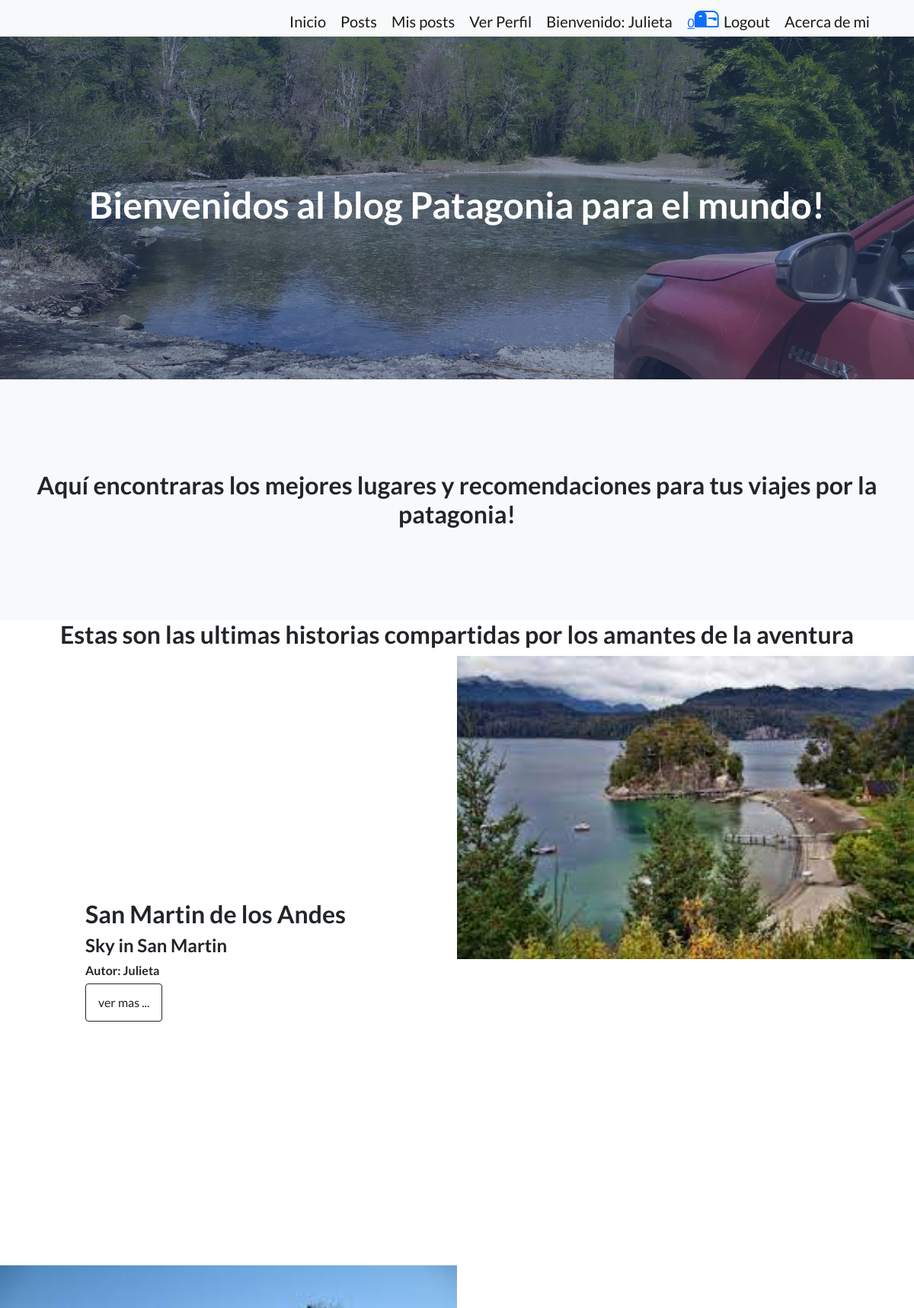
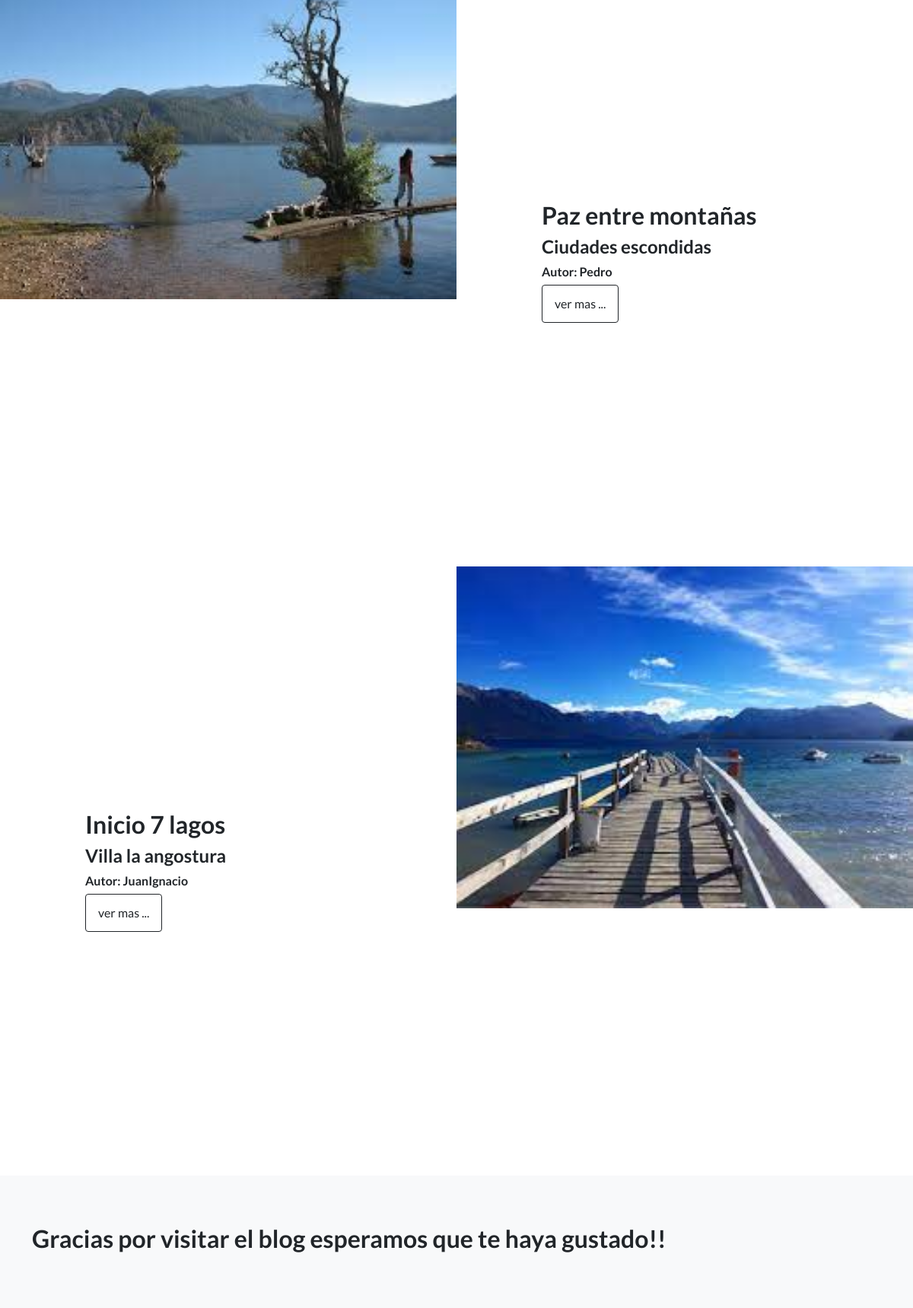
The app's page /AppUser/ (signed in) with its own data (2 pictures, top to bottom).
### AppContenido/models.py (models this page shows, shortened)
class Post(models.Model):
    titulo=models.CharField(max_length=50)
    subtitulo=models.CharField(max_length=100)
    cuerpo = RichTextField()
    autor=models.CharField(max_length=50)
    fechaCreacion=models.DateTimeField()
    fechaModificacion=models.DateTimeField()
    imagen=models.ImageField(upload_to='posteos')
    user=models.ForeignKey(User,on_delete=models.CASCADE)

### AppUser/views.py (the view)
# urls.py: path('', inicio ,name='inicio'),
def inicio(request):
    todosPost=Post.objects.order_by('-fechaModificacion')
    cantidad=len(buscarmensaje(request)[0])
    mensajeIntermedio='Aquí encontraras los mejores lugares y recomendaciones para tus viajes por la patagonia!'
    try:
       return render (request,'inicio.html',{'mensajeIntermedio':mensajeIntermedio,'todosPost':todosPost,'avatar':obtener_avatar(request),'mensaje':'Estas son las ultimas historias compartidas por los amantes de la aventura','cantidad':cantidad})
    except:
        return render (request,'inicio.html',{'mensajeIntermedio':mensajeIntermedio,'todosPost':todosPost,'mensaje':'Te invitamos a que te registres para poder compartir tus historias'})

### AppUser/views.py (called while the page is built)
def obtener_avatar(request):
    lista=Perfil.objects.filter(user=request.user)
    if len(lista)!=0:
        url_avatar=lista[0].imagen.url
    else:
        url_avatar='/media/avatars/avatar_defecto.jpg'
    return url_avatar

def buscarmensaje(request):
    nuevos_mensajes=[]
    mensajesAntiguos=[]
    usuario=request.user
    mensajes=Mensajes.objects.filter(receptor=usuario)
    mensajesEnviados=Mensajes.objects.filter(emisor=usuario)
    for item in mensajes:
        if not item.leido:
            nuevos_mensajes.append(item)
        else:
            mensajesAntiguos.append(item)
    return nuevos_mensajes,mensajesAntiguos,mensajesEnviados

### AppUser/Template/inicio.html (shortened to what this page needs)
{% extends "header.html" %}
{% load static %}
{% block Page_heading %}
    <h1>Bienvenidos al blog Patagonia para el mundo! </h1>
{% endblock %}
{% block intermedio %}
<h2>{{ mensajeIntermedio}} </h2>
{% endblock %}
{% block prepost %}
<h2>{{ mensaje }}</h2>
{% endblock %}
{% block Post %}
<section class="showcase">
    <div class="container-fluid p-0">
        <div class="row g-0">
            <div class="col-lg-6 order-lg-2 text-white showcase-img" style="background-image: url(  /media/{{ todosPost.0.imagen }} )"></div>
            <div class="col-lg-6 order-lg-1 my-auto showcase-text">
                    <h2>{{ todosPost.0.titulo }}  </h2>
                    <h4>{{ todosPost.0.subtitulo }}</h4>
                    <h6>Autor: {{ todosPost.0.autor }} </h6>
                    {% if user.is_authenticated %}
                    <a class="btn btn-outline-dark" href="{% url 'leerPost' todosPost.0.id %}"> ver mas ... </a>
                    {% else %}
                    <a class="navbar-brand" href="{% url 'login' %}">Ingresa para continuar</a>
                    <h6></h6>
                    <h6>O bien....</h6>
                    <a class="navbar-brand" href="{% url 'registro' %}">Registrate para continuar</a>
                    {% endif %}
            </div>
        </div>
        <div class="row g-0">
            <div class="col-lg-6 text-white showcase-img" style="background-image: url(  /media/{{ todosPost.1.imagen }} )"></div>
            <div class="col-lg-6 my-auto showcase-text">
                <h2>{{ todosPost.1.titulo }}  </h2>
                <h4>{{ todosPost.1.subtitulo }}</h4>
                <h6>Autor: {{ todosPost.1.autor }} </h6>
                {% if user.is_authenticated %}
                <a class="btn btn-outline-dark" href="{% url 'leerPost' todosPost.1.id %}"> ver mas ... </a>
                {% else %}
                <a class="navbar-brand" href="{% url 'login' %}">Ingresa para continuar</a>
                <h6></h6>
                <h6>O bien....</h6>
                <a class="navbar-brand" href="{% url 'registro' %}">Registrate para continuar</a>
                {% endif %}
            </div>
        </div>
        <div class="row g-0">
            <div class="col-lg-6 order-lg-2 text-white showcase-img" style="background-image: url(  /media/{{ todosPost.2.imagen }} )"></div>
            <div class="col-lg-6 order-lg-1 my-auto showcase-text">
                <h2>{{ todosPost.2.titulo }}  </h2>
                <h4>{{ todosPost.2.subtitulo }}</h4>
                <h6>Autor: {{ todosPost.2.autor }} </h6>
                {% if user.is_authenticated %}
                <a class="btn btn-outline-dark" href="{% url 'leerPost' todosPost.2.id %}"> ver mas ... </a>
                {% else %}
                <a class="navbar-brand" href="{% url 'login' %}">Ingresa para continuar</a>
                <h6></h6>
                <h6>O bien....</h6>
                <a class="navbar-brand" href="{% url 'registro' %}">Registrate para continuar</a>
                {% endif %}
            </div>
        </div>
    </div>
</section>
{% endblock %}
{% block Footer %}
<h2>Gracias por visitar el blog esperamos que te haya gustado!!</h2>
{% endblock %}

### AppUser/Template/header.html (shortened to what this page needs)
<!DOCTYPE html>
<html lang="en">
    <head>
        {% load static %}
        <link href="https://cdn.jsdelivr.net/npm/bootstrap-icons@1.5.0/font/bootstrap-icons.css" rel="stylesheet" type="text/css" />
        <link href="{% static 'css/styles.css' %}" rel="stylesheet" />
    </head>
    <body>
            <nav class="text-lg-end navbar-light bg-light static-top">
                <div class="container">
                    <a class="navbar-brand" href="{% url 'inicio' %}">Inicio</a>
                    <a class="navbar-brand" href="{% url 'todosPost' %}">Posts</a>
                    {% if user.is_authenticated %}
                    <a class="navbar-brand" href="{% url 'nuevoPost' %}">Mis posts</a>
                    <a class="navbar-brand" href="{% url 'verperfil' %}">Ver Perfil</a>
                    <a class="navbar-brand">Bienvenido: {{ user.username }} </a>
                    <a href="{% url 'mensajeria' %}">{{ cantidad }}<i  class="bi-mailbox2 fs-2"></i></a>
                    <a class="navbar-brand" href="{% url 'logout' %}">Logout</a>
                    {% else %}
                    <a class="navbar-brand" href="{% url 'registro' %}">Registro</a>
                    <a class="navbar-brand" href="{% url 'login' %}">Login</a>
                    {% endif %}
                    <a class="navbar-brand" href="{% url 'aboutMe' %}">Acerca de mi</a>
                </div>
            </nav>
        <header class="masthead">
            <div class="container position-relative">
                <div class="row justify-content-center">
                    <div class="col-auto">
                        <div class="text-center text-white">
                            {% block Page_heading %}
                            {% endblock %}
                        </div>
                    </div>
                </div>
            </div>
        </header>
        <section class="features-icons bg-light text-center">
            <h3>
                {% block intermedio %}
                {% endblock %}
            </h3>
        </section>
        <div class="container position-relative">
            <div class="row justify-content-center">
                <div class="col-auto">
                    <div class="text-center ">
                        {% block prepost %}
                        {% endblock %}
                    </div>
                </div>
            </div>
        </div>
        {% block Post %}
        {% endblock %}
        <footer class="footer bg-light">
            <div class="container">
                <div class="row">
                    {% block Footer %}
                    {% endblock %}
                    </div>
                </div>
        </footer>
    </body>
</html>

### records on screen
Post: imagen (picture), titulo "San Martin de los Andes", subtitulo "Sky in San Martin", autor "Julieta"
Post: imagen (picture), titulo "Paz entre montañas", subtitulo "Ciudades escondidas", autor "Pedro"
Post: imagen (picture), titulo "Inicio 7 lagos", subtitulo "Villa la angostura", autor "JuanIgnacio"

### other values on screen
{{ user.username }} "Julieta"
{{ cantidad }} "0"
{{ mensajeIntermedio }} "Aquí encontraras los mejores lugares y recomendaciones para tus viajes por la patagonia!"
{{ mensaje }} "Estas son las ultimas historias compartidas por los amantes de la aventura"
